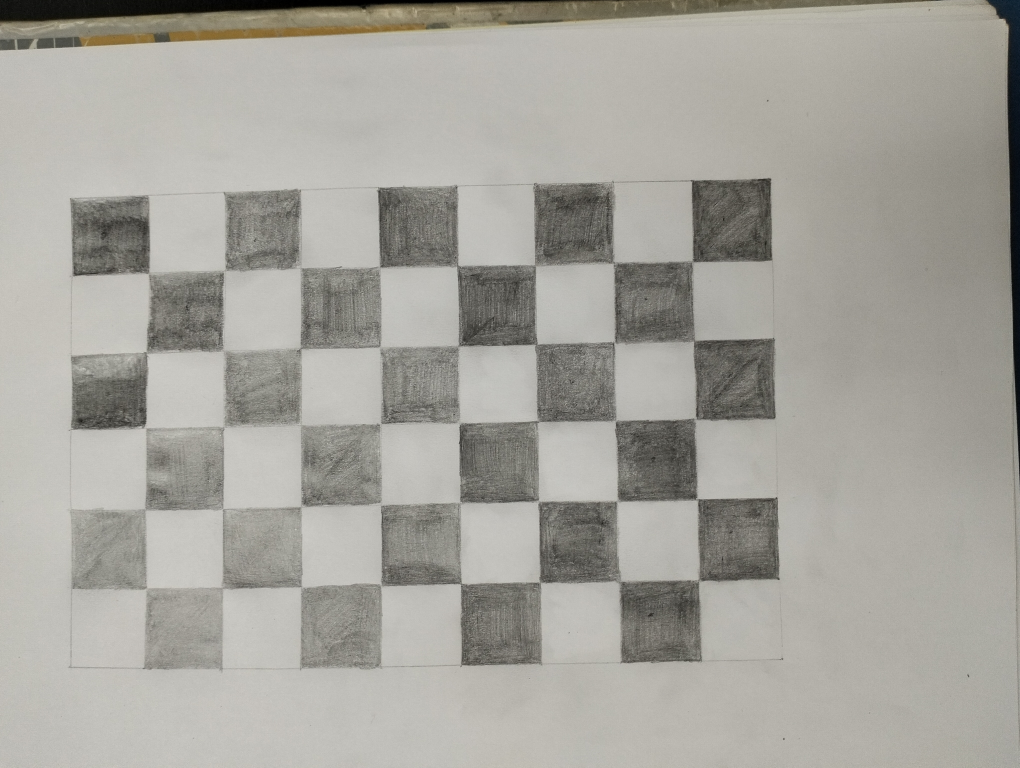
#> input picture images/IMG20261104234334.jpg, 4080 x 3072 px (shown at 1/4 size); its folder holds only this picture in this run
$ jupyter execute --allow-errors test.ipynb
#> lines starting #> are read from the running program, lines starting #| are printed output that depends on the picture
# Calibration

[cell 1]
import glob
import os

import cv2
import numpy as np
import matplotlib.pyplot as plt

# ---- À ADAPTER ----
IMAGES_DIR = "images"
COLS, ROWS = 8, 5          # coins intérieurs (horizontal, vertical)
SQUARE_MM = 20             # taille réelle d'un carré en mm
MAX_DIM = 1600             # réduction pour accélérer la détection (0 = aucune)
# -------------------

OUT_CORNERS = "output/corners"
OUT_RESULTS = "results"
os.makedirs(OUT_CORNERS, exist_ok=True)
os.makedirs(OUT_RESULTS, exist_ok=True)

PATTERN = (COLS, ROWS)
print("OpenCV", cv2.__version__)

1. Définir les points 3D du damie

[cell 2]
objp = np.zeros((ROWS * COLS, 3), np.float32)
objp[:, :2] = np.mgrid[0:COLS, 0:ROWS].T.reshape(-1, 2)
objp *= SQUARE_MM

print(objp.shape)
print(objp[:4])

2. Détection des coins

[cell 3]
def list_images(folder):
    files = []
    for e in ("jpg", "jpeg", "png", "bmp"):
        files += glob.glob(os.path.join(folder, f"*.{e}"))
        files += glob.glob(os.path.join(folder, f"*.{e.upper()}"))
    return sorted(set(files))


def find_corners(gray, pattern, max_dim):
    """Détection sur image réduite, affinement sub-pixel en pleine résolution."""
    h, w = gray.shape
    scale, small = 1.0, gray
    if max_dim and max(h, w) > max_dim:
        scale = max_dim / max(h, w)
        small = cv2.resize(gray, None, fx=scale, fy=scale, interpolation=cv2.INTER_AREA)

    flags = cv2.CALIB_CB_ADAPTIVE_THRESH + cv2.CALIB_CB_NORMALIZE_IMAGE
    found, corners = cv2.findChessboardCorners(small, pattern, flags)
    if not found:
        return False, None

    corners = (corners / scale).astype(np.float32)
    criteria = (cv2.TERM_CRITERIA_EPS + cv2.TERM_CRITERIA_MAX_ITER, 30, 0.001)
    corners = cv2.cornerSubPix(gray, corners, (11, 11), (-1, -1), criteria)
    return True, corners


files = list_images(IMAGES_DIR)
print(f"{len(files)} images trouvées dans '{IMAGES_DIR}'")

objpoints, imgpoints, used, rejected, previews = [], [], [], [], []
image_size = None  # (largeur, hauteur)

for path in files:
    name = os.path.basename(path)
    img = cv2.imread(path)  # applique l'orientation EXIF
#> img is the input picture: shape (3072, 4080, 3); mean B, G, R 156.5, 163.4, 165.3
    if img is None:
        print(f"[ERREUR] lecture impossible : {name}")
        rejected.append(name)
        continue

    gray = cv2.cvtColor(img, cv2.COLOR_BGR2GRAY)
    size = (gray.shape[1], gray.shape[0])
#> size = (4080, 3072)
    if image_size is None:
        image_size = size
#> image_size = (4080, 3072)
    elif size != image_size:
        print(f"[IGNORÉE] {name} : taille {size} différente de {image_size}")
        rejected.append(name)
        continue

    found, corners = find_corners(gray, PATTERN, MAX_DIM)
#> in find_corners, `scale, small = 1.0, gray`: scale = 1
#> in find_corners, `found, corners = cv2.findChessboardCorners(small, pattern, flags)`: found = False; corners = None
#> found = False
    if not found:
        print(f"[NON DÉTECTÉ] {name}")
        rejected.append(name)
        continue

    objpoints.append(objp)
    imgpoints.append(corners)
    used.append(name)

    vis = img.copy()
    cv2.drawChessboardCorners(vis, PATTERN, corners, True)
    cv2.imwrite(os.path.join(OUT_CORNERS, f"corners_{name}"), vis)
    previews.append((name, vis))
    print(f"[OK] {name}")

print(f"\nImages utilisées : {len(used)} / {len(files)}")
if 0 < len(used) < 10:
    print("ATTENTION : moins de 10 images valides, prenez plus de photos variées.")

Aperçu des détections

[cell 4]
def show_grid(items, ncols=4, max_items=12):
    items = items[:max_items]
    if not items:
        print("Rien à afficher.")
        return
    nrows = int(np.ceil(len(items) / ncols))
    fig, axes = plt.subplots(nrows, ncols, figsize=(4 * ncols, 3 * nrows))
    axes = np.atleast_1d(axes).ravel()
    for ax in axes:
        ax.axis("off")
    for ax, (name, im) in zip(axes, items):
        ax.imshow(cv2.cvtColor(im, cv2.COLOR_BGR2RGB))  # BGR -> RGB
        ax.set_title(name, fontsize=8)
    plt.tight_layout()
    plt.show()

show_grid(previews)

3. Calibration (`cv2.calibrateCamera`)

#> (a cell that did not finish here is left out)

4. Erreur de reprojection

[cell 6]
errors = []
for i in range(len(objpoints)):
    proj, _ = cv2.projectPoints(objpoints[i], rvecs[i], tvecs[i], K, dist)
    a = imgpoints[i].reshape(-1, 2)
    b = proj.reshape(-1, 2)
    err = np.sqrt(np.mean(np.sum((a - b) ** 2, axis=1)))  # RMS en pixels
    errors.append(err)
errors = np.array(errors)

print(f"Erreur moyenne : {errors.mean():.4f} px")
for n, e in zip(used, errors):
    print(f"  {n:30s} {e:.4f} px")

plt.figure(figsize=(max(6, 0.4 * len(used)), 3.5))
plt.bar(range(len(errors)), errors)
plt.axhline(errors.mean(), color="r", ls="--", label=f"moyenne = {errors.mean():.3f} px")
plt.xticks(range(len(errors)), used, rotation=90, fontsize=7)
plt.ylabel("Erreur de reprojection (px)")
plt.legend()
plt.tight_layout()
plt.savefig(os.path.join(OUT_RESULTS, "reprojection_error.png"), dpi=150)
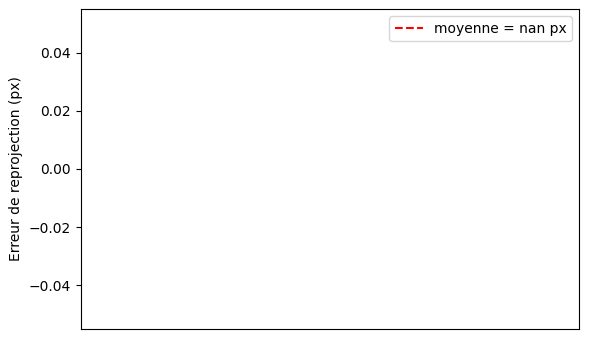
#> figure drawn by matplotlib, 1 panel
plt.show()
